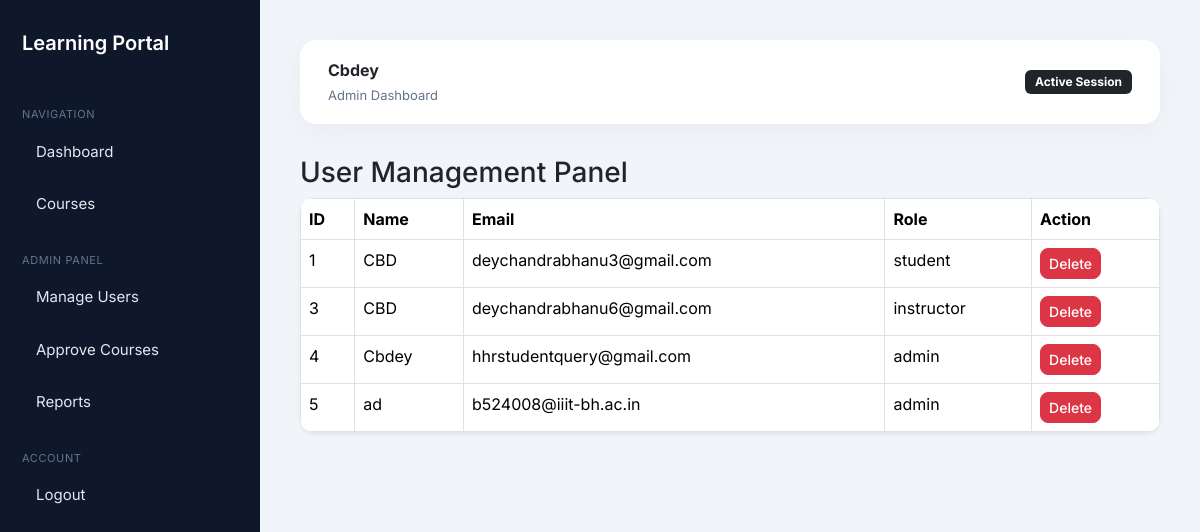
Before: /manage-users (signed in) with the older database file.
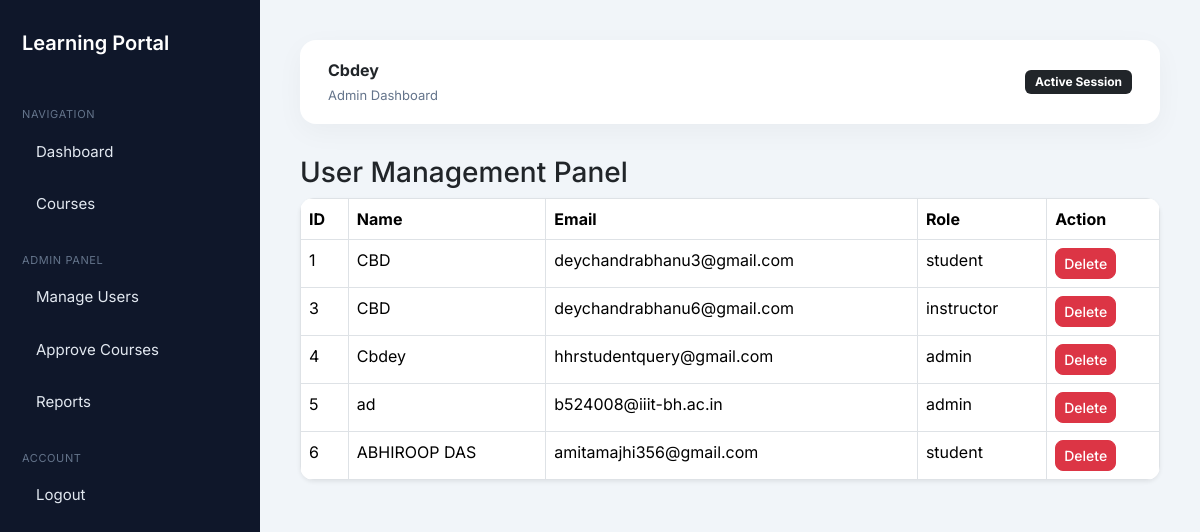
After: the same page with the newer database file.
### models.py (models this page shows)
class User(db.Model, UserMixin):
    id = db.Column(db.Integer, primary_key=True)
    username = db.Column(db.String(100))
    email = db.Column(db.String(120), unique=True)
    password = db.Column(db.String(200))
    role = db.Column(db.String(20))
    is_verified = db.Column(db.Boolean, default=False)

### app.py (the view)
@app.route("/manage-users")
@login_required
def manage_users():
    if current_user.role != "admin":
        return "Unauthorized access"
    users = User.query.all()
    return render_template("manage_users.html", users=users)

### app.py (called while the page is built)
@login_manager.user_loader
def load_user(user_id):
    return User.query.get(int(user_id))

### templates/manage_users.html
{% extends "base.html" %}
{% block content %}
<h3>User Management Panel</h3>
<table class="table table-bordered shadow-sm">
<tr>
<th>ID</th>
<th>Name</th>
<th>Email</th>
<th>Role</th>
<th>Action</th>
</tr>
{% for user in users %}
<tr>
<td>{{ user.id }}</td>
<td>{{ user.username }}</td>
<td>{{ user.email }}</td>
<td>{{ user.role }}</td>
<td>
<a href="/delete-user/{{ user.id }}"
class="btn btn-danger btn-sm">
Delete
</a>
</td>
</tr>
{% endfor %}
</table>
{% endblock %}

### templates/base.html (shortened to what this page needs)
<!DOCTYPE html>
<html>
<head>
<link href="https://cdn.jsdelivr.net/npm/bootstrap@5.3.2/dist/css/bootstrap.min.css" rel="stylesheet">
<link rel="stylesheet"
href="https://cdnjs.cloudflare.com/ajax/libs/font-awesome/6.5.0/css/all.min.css">
</head>
<body>
<div class="sidebar">
<div class="logo">
Learning Portal
</div>
<div class="section-title">
Navigation
</div>
<a href="/dashboard">Dashboard</a>
<a href="/courses">Courses</a>
{% if current_user.role == "admin" %}
<div class="section-title">
Admin Panel
</div>
<a href="/manage-users">Manage Users</a>
<a href="/approve-course">Approve Courses</a>
<a href="/reports">Reports</a>
{% endif %}
<div class="section-title">
Account
</div>
<a href="/logout">Logout</a>
</div>
<div class="main">
<div class="header">
<div>
<strong>{{ current_user.username }}</strong>
<br>
<span style="font-size:13px;color:#64748b;">
{{ current_user.role|capitalize }} Dashboard
</span>
</div>
<span class="badge bg-dark">
Active Session
</span>
</div>
{% block content %}
{% endblock %}
</div>
</body>
</html>

### templates/base.html (style rules this page uses)
body { font-family:'Inter',sans-serif; background:#f1f5f9; margin:0; }
.sidebar { width:260px; height:100vh; position:fixed; background:#0f172a; padding:28px 22px; display:flex; flex-direction:column; }
.logo { color:white; font-size:20px; font-weight:600; margin-bottom:30px; }
.section-title { color:#64748b; font-size:11px; margin-top:18px; margin-bottom:6px; text-transform:uppercase; letter-spacing:.6px; }
.sidebar a { display:block; color:#e2e8f0; padding:12px 14px; border-radius:10px; text-decoration:none; margin-bottom:6px; font-size:15px; transition:.25s; }
.main { margin-left:260px; padding:40px; }
.header { background:white; padding:18px 28px; border-radius:16px; box-shadow:0px 8px 28px rgba(0,0,0,.04); margin-bottom:32px; display:flex; justify-content:space-between; align-items:center; }
.table { background:white; border-radius:14px; overflow:hidden; }
.btn { border-radius:8px; font-weight:500; }
.badge { border-radius:6px; padding:6px 10px; font-size:12px; }

Changed rows visible on the page:
added User: id "6", username "ABHIROOP DAS", email "amitamajhi356@gmail.com", role "student"
